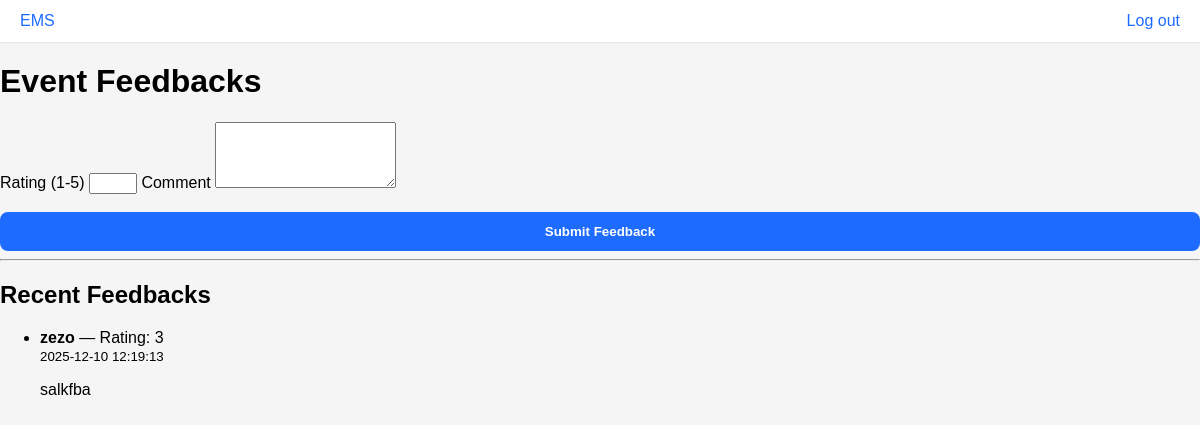
Screenshot of /feedback/2 (signed in) with the database file from the repository.
### tables this page shows
CREATE TABLE feedbacks (
  id INTEGER PRIMARY KEY AUTOINCREMENT,
  student_id INTEGER NOT NULL,
  event_id INTEGER NOT NULL,
  rating INTEGER,
  comment TEXT,
  created_at DATETIME DEFAULT CURRENT_TIMESTAMP,
  FOREIGN KEY (student_id) REFERENCES users(id),
  FOREIGN KEY (event_id) REFERENCES events(id)
);

CREATE TABLE users (
  id INTEGER PRIMARY KEY AUTOINCREMENT,
  name TEXT NOT NULL,
  email TEXT NOT NULL UNIQUE,
  password_hash TEXT NOT NULL,
  role TEXT NOT NULL DEFAULT 'student',
  created_at DATETIME DEFAULT CURRENT_TIMESTAMP
);

### src/controllers/feedback_controller.py (the view, shortened to what this page needs)
@bp.route('/feedback/<int:event_id>', methods=['GET', 'POST'])
def feedback(event_id):
    if 'user_id' not in session:
        flash('Please login to leave feedback', 'error')
        return redirect(url_for('auth.login'))
    event = get_event_by_id(event_id)
    if not event:
        flash('Event not found', 'error')
        return redirect(url_for('events.events_list'))
    is_organizer = session.get('role') == 'organizer' and session.get('user_id') == event.get('organizer_id')
    if not is_organizer and not is_user_registered(session['user_id'], event_id):
        flash('You must be registered to leave feedback', 'error')
        return redirect(url_for('events.event_detail', event_id=event_id))
    feedbacks = get_event_feedbacks(event_id)
    return render_template('feedback.html', feedbacks=feedbacks, event=event)

### src/controllers/auth_controller.py (called while the page is built)
@bp.before_app_request
def load_logged_in_user():
    user_id = session.get('user_id')
    if user_id is None:
        g.user = None
    else:
        g.user = get_user_by_id(user_id)

### src/repositories/event_repo.py (called while the page is built)
def get_event_by_id(event_id):
    db = get_db()
    cur = db.cursor()
    cur.execute(
        "SELECT id, title, description, location, date, time, status, organizer_id, created_at FROM events WHERE id = ?",
        (event_id,),
    )
    row = cur.fetchone()
    return dict(row) if row else None

### src/repositories/feedback_repo.py (called while the page is built)
def get_event_feedbacks(event_id):
    db = get_db()
    cur = db.cursor()
    cur.execute(
        "SELECT f.id, f.student_id, f.event_id, f.rating, f.comment, f.created_at, u.name FROM feedbacks f JOIN users u ON f.student_id = u.id WHERE f.event_id = ? ORDER BY f.created_at DESC",
        (event_id,),
    )
    rows = cur.fetchall()
    return [dict(r) for r in rows]

### src/repositories/registration_repo.py (called while the page is built)
def is_user_registered(student_id, event_id):
    db = get_db()
    cur = db.cursor()
    cur.execute(
        "SELECT id FROM registrations WHERE student_id = ? AND event_id = ? AND status = 'registered'",
        (student_id, event_id),
    )
    return cur.fetchone() is not None

### src/repositories/user_repo.py (called while the page is built)
def get_user_by_id(user_id):
    db = get_db()
    cur = db.cursor()
    cur.execute("SELECT id, name, email, role FROM users WHERE id = ?", (user_id,))
    row = cur.fetchone()
    return dict(row) if row else None

### src/utils/db.py (called while the page is built)
def get_db():
    db = getattr(g, '_database', None)
    if db is None:
        db = g._database = sqlite3.connect(DB_PATH)
        db.row_factory = sqlite3.Row
    return db

    @app.teardown_appcontext
    def _close_db(exception):
        db = getattr(g, '_database', None)
        if db is not None:
            db.close()

### templates/feedback.html (shortened to what this page needs)
{% extends "base.html" %}
{% block content %}
<div class="container">
  <h1>Event Feedbacks</h1>
  <form method="post">
    <label>Rating (1-5)</label>
    <input type="number" name="rating" min="1" max="5" required>
    <label>Comment</label>
    <textarea name="comment" rows="4"></textarea>
    <button class="btn primary" type="submit">Submit Feedback</button>
  </form>
  <hr>
  <h2>Recent Feedbacks</h2>
  {% if feedbacks and feedbacks|length > 0 %}
    <ul class="feedback-list">
      {% for f in feedbacks %}
        <li>
          <strong>{{ f.name or f.student_id }}</strong> — Rating: {{ f.rating }}<br>
          <small>{{ f.created_at }}</small>
          <p>{{ f.comment }}</p>
        </li>
      {% endfor %}
    </ul>
  {% else %}
    <p>No feedbacks yet.</p>
  {% endif %}
</div>
{% endblock %}

### static/css/style.css (style rules this page uses)
:root { --card-bg: #070707; --input-bg: #ffffff; --primary: #1e6bff; --muted: #999; }
body { margin:0; font-family: Arial, sans-serif; background: #f5f5f5; min-height:100vh; }
.btn { display:block; width:100%; padding:12px; margin-top:18px; border:none; border-radius:8px; cursor:pointer; }
.btn.primary { background:var(--primary); color:white; font-weight:600; }

### rows the page displays
feedbacks: name "zezo", rating "3", created_at "2025-12-10 12:19:13", comment "salkfba"
